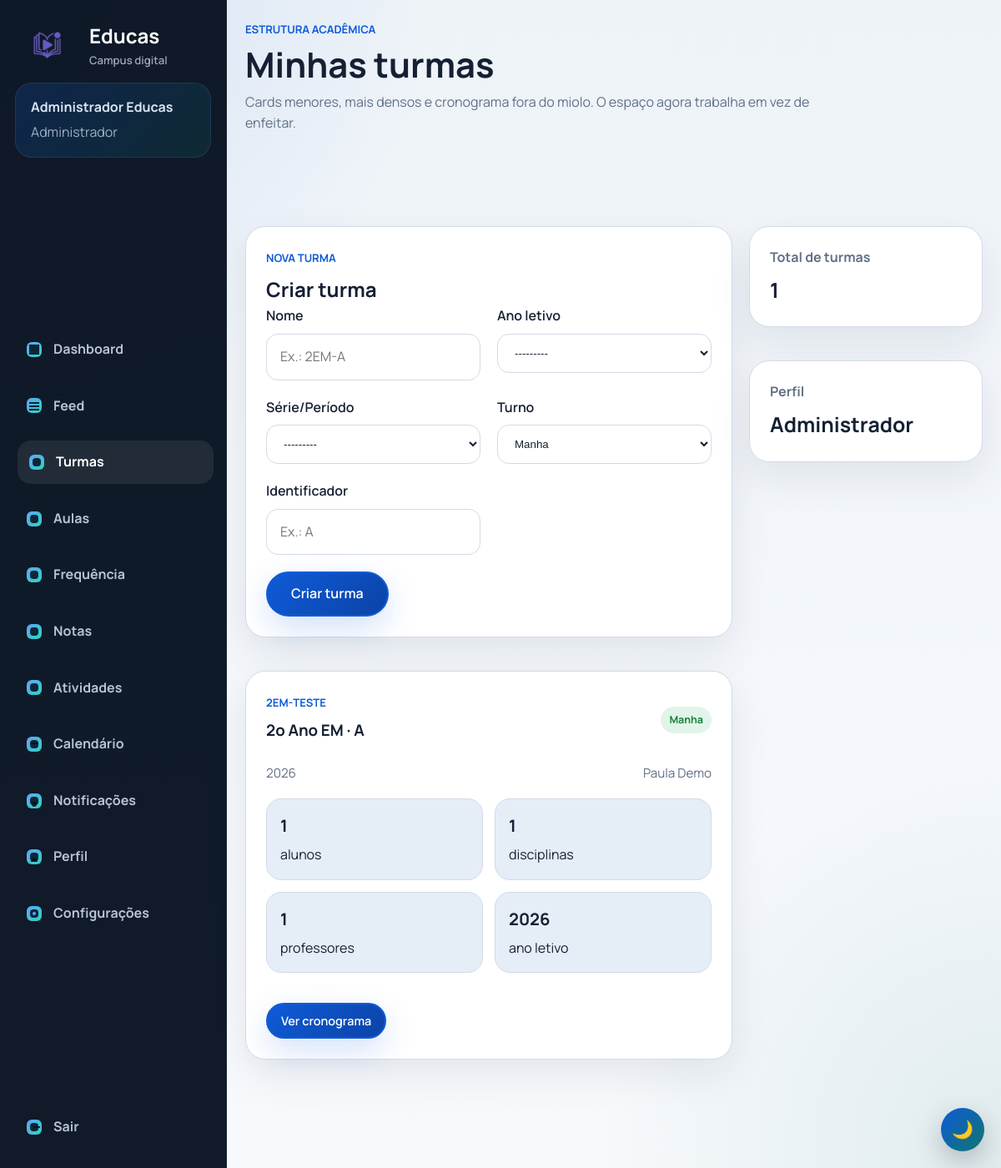
/turmas.html (signed in), run on the app's committed database.
### accounts/models.py (models this page shows, shortened)
class User(AbstractUser):
    class Role(models.TextChoices):
        ADMIN = "admin", "Administrador"
        TEACHER = "teacher", "Professor"
        STUDENT = "student", "Aluno"
    username = None
    first_name = models.CharField("nome", max_length=150)
    last_name = models.CharField("sobrenome", max_length=150, blank=True)
    email = models.EmailField(unique=True)
    role = models.CharField(max_length=20, choices=Role.choices, default=Role.STUDENT)
    is_verified = models.BooleanField(default=False)
    created_at = models.DateTimeField(auto_now_add=True)
    updated_at = models.DateTimeField(auto_now=True)
    USERNAME_FIELD = "email"
    REQUIRED_FIELDS = []
    objects = UserManager()
    class Meta:
        ordering = ["first_name", "email"]
    @property
    def full_name(self):
        return f"{self.first_name} {self.last_name}".strip()
    @property
    def role_label(self):
        return self.get_role_display()

### academics/models.py (models this page shows, shortened)
class Classroom(models.Model):
    class Shift(models.TextChoices):
        MORNING = "morning", "Manha"
        AFTERNOON = "afternoon", "Tarde"
        EVENING = "evening", "Noite"
        FULL_TIME = "full_time", "Integral"
    name = models.CharField(max_length=120)
    slug = models.SlugField(unique=True, blank=True)
    access_code = models.CharField(max_length=12, unique=True, default=generate_access_code, editable=False)
    school_year = models.PositiveIntegerField()
    academic_year = models.ForeignKey(
        AcademicYear,
        on_delete=models.PROTECT,
        related_name="classrooms",
        null=True,
        blank=True,
    )
    grade_level = models.ForeignKey(
        GradeLevel,
        on_delete=models.PROTECT,
        related_name="classrooms",
        null=True,
        blank=True,
    )
    section = models.CharField(max_length=20, blank=True)
    shift = models.CharField(max_length=20, choices=Shift.choices, default=Shift.MORNING)
    is_active = models.BooleanField(default=True)
    homeroom_teacher = models.ForeignKey(
        settings.AUTH_USER_MODEL,
        on_delete=models.SET_NULL,
        null=True,
        blank=True,
        related_name="homeroom_classrooms",
        limit_choices_to={"role": "teacher"},
    )
    created_by = models.ForeignKey(
        settings.AUTH_USER_MODEL,
        on_delete=models.SET_NULL,
        null=True,
        blank=True,
        related_name="created_classrooms",
    )
    subjects = models.ManyToManyField(Subject, through="ClassroomSubject", related_name="classrooms")
    class Meta:
        ordering = ["-school_year", "name"]
        constraints = [
            models.UniqueConstraint(fields=["name", "school_year", "section"], name="uniq_classroom_year_section")
        ]
        indexes = [
            models.Index(fields=["school_year", "is_active"]),
            models.Index(fields=["shift", "is_active"]),
            models.Index(fields=["slug"]),
            models.Index(fields=["access_code"]),
        ]

class GradeLevel(models.Model):
    class EducationStage(models.TextChoices):
        FUNDAMENTAL_I = "fundamental_i", "Ensino Fundamental I"
        FUNDAMENTAL_II = "fundamental_ii", "Ensino Fundamental II"
        HIGH_SCHOOL = "high_school", "Ensino Medio"
    code = models.CharField(max_length=20, unique=True)
    name = models.CharField(max_length=60, unique=True)
    stage = models.CharField(max_length=30, choices=EducationStage.choices)
    sequence = models.PositiveSmallIntegerField()
    is_active = models.BooleanField(default=True)
    class Meta:
        ordering = ["stage", "sequence", "name"]
    def __str__(self):
        return self.name

class AcademicYear(models.Model):
    year = models.PositiveIntegerField(unique=True)
    name = models.CharField(max_length=40, blank=True)
    starts_on = models.DateField(blank=True, null=True)
    ends_on = models.DateField(blank=True, null=True)
    is_active = models.BooleanField(default=True)
    class Meta:
        ordering = ["-year"]
    def __str__(self):
        return self.name

### core/views.py (the view, shortened to what this page needs)
# urls.py: path("turmas.html", views.turmas, name="turmas"),
@login_required
def turmas(request):
    classrooms = scoped_classrooms(request.user).select_related("academic_year", "grade_level", "homeroom_teacher").prefetch_related(
        "subjects",
        "classroom_subjects__teacher",
    ).annotate(
        student_count=Count("enrollments", filter=Q(enrollments__status=Enrollment.Status.APPROVED), distinct=True),
        subject_count=Count("subjects", distinct=True),
        teacher_count=Count("classroom_subjects__teacher", distinct=True),
    )
    create_form = ClassroomCreateForm(prefix="create")
    join_form = ClassroomJoinByCodeForm(prefix="join")
    for classroom in classrooms:
        classroom.homeroom_name = classroom.homeroom_teacher.full_name if classroom.homeroom_teacher else "Nao definido"
        classroom.view_schedule_url = reverse("core:classroom_schedule", args=[classroom.pk])
    return render(
        request,
        "core/turmas.html",
        {
            "classrooms": classrooms,
            "create_form": create_form,
            "join_form": join_form,
        },
    )

### academics/forms.py (shortened to what this page needs)
class ClassroomCreateForm(forms.ModelForm):
    class Meta:
        model = Classroom
        fields = ("name", "academic_year", "grade_level", "shift", "section")
        labels = {
            "name": "Nome da turma",
            "academic_year": "Ano letivo",
            "grade_level": "Serie/Periodo",
            "shift": "Turno",
            "section": "Identificador da turma",
        }
        widgets = {
            "name": forms.TextInput(attrs={"placeholder": "Ex.: 2EM-A"}),
            "section": forms.TextInput(attrs={"placeholder": "Ex.: A"}),
        }
    def __init__(self, *args, **kwargs):
        super().__init__(*args, **kwargs)
        self.fields["academic_year"].queryset = AcademicYear.objects.filter(is_active=True)
        self.fields["grade_level"].queryset = GradeLevel.objects.filter(is_active=True)

class ClassroomJoinByCodeForm(forms.Form):
    access_code = forms.CharField(max_length=12, label="Codigo de acesso")

### academics/models.py (called while the page is built)
def generate_access_code():
    alphabet = string.ascii_uppercase + string.digits
    return "".join(secrets.choice(alphabet) for _ in range(8))

### academics/services.py (called while the page is built)
def scoped_classrooms(user):
    if user.role == User.Role.ADMIN:
        return Classroom.objects.all()
    if user.role == User.Role.TEACHER:
        return Classroom.objects.filter(
            Q(homeroom_teacher=user) | Q(classroom_subjects__teacher=user)
        ).distinct()
    return Classroom.objects.filter(enrollments__student=user, enrollments__status="approved").distinct()

### templates/core/turmas.html (shortened to what this page needs)
{% extends "core/base_app.html" %}
{% block app_content %}
<div class="page-heading">
    <span class="page-kicker">Estrutura acadêmica</span>
    <h1>Minhas turmas</h1>
    <p>Cards menores, mais densos e cronograma fora do miolo. O espaço agora trabalha em vez de enfeitar.</p>
</div>
<section class="app-content-grid">
    <div class="app-content-primary">
        {% if request.user.role == 'admin' %}
        <div class="card">
            <div class="section-card-header">
                <div>
                    <span class="page-kicker">Nova turma</span>
                    <h2>Criar turma</h2>
                </div>
            </div>
            <form method="post" class="dashboard-grid">
                <div class="form-group">
                    <label for="{{ create_form.name.id_for_label }}">Nome</label>
                    {{ create_form.name }}
                </div>
                <div class="form-group">
                    <label for="{{ create_form.academic_year.id_for_label }}">Ano letivo</label>
                    {{ create_form.academic_year }}
                </div>
                <div class="form-group">
                    <label for="{{ create_form.grade_level.id_for_label }}">Série/Período</label>
                    {{ create_form.grade_level }}
                </div>
                <div class="form-group">
                    <label for="{{ create_form.shift.id_for_label }}">Turno</label>
                    {{ create_form.shift }}
                </div>
                <div class="form-group">
                    <label for="{{ create_form.section.id_for_label }}">Identificador</label>
                    {{ create_form.section }}
                </div>
                <div class="form-actions form-field-full">
                    <button type="submit" class="btn btn-primary">Criar turma</button>
                </div>
            </form>
        </div>
        {% endif %}
        <div class="assignment-card-grid assignment-card-grid-student">
            {% for classroom in classrooms %}
            <article class="card class-summary-card">
                <div class="assignment-overview-top">
                    <div>
                        <span class="page-kicker">{{ classroom.name }}</span>
                        <h3>{{ classroom.grade_level.name|default:classroom.name }}{% if classroom.section %} · {{ classroom.section }}{% endif %}</h3>
                    </div>
                    <span class="status-pill approved">{{ classroom.get_shift_display }}</span>
                </div>
                <div class="assignment-overview-meta">
                    <span>{{ classroom.academic_year.name|default:classroom.school_year }}</span>
                    <span>{{ classroom.homeroom_name }}</span>
                </div>
                <div class="class-summary-grid">
                    <div class="class-summary-item"><strong>{{ classroom.student_count }}</strong><span>alunos</span></div>
                    <div class="class-summary-item"><strong>{{ classroom.subject_count }}</strong><span>disciplinas</span></div>
                    <div class="class-summary-item"><strong>{{ classroom.teacher_count }}</strong><span>professores</span></div>
                    <div class="class-summary-item"><strong>{{ classroom.academic_year.name|default:classroom.school_year }}</strong><span>ano letivo</span></div>
                </div>
                <div class="card-actions">
                    <a href="{{ classroom.view_schedule_url }}" class="btn btn-primary btn-compact">Ver cronograma</a>
                </div>
            </article>
            {% empty %}
            <div class="empty-state">
                <strong>Sem turmas</strong>
                <p>Crie uma turma ou entre por código para começar.</p>
            </div>
            {% endfor %}
        </div>
    </div>
    <aside class="app-content-aside">
        <div class="dashboard-grid stats-grid">
            <article class="card stat-card">
                <span>Total de turmas</span>
                <strong>{{ classrooms|length }}</strong>
            </article>
            <article class="card stat-card">
                <span>Perfil</span>
                <strong>{{ request.user.get_role_display }}</strong>
            </article>
        </div>
    </aside>
</section>
{% endblock %}

### templates/core/base_app.html (shortened to what this page needs)
{% load static %}
<!DOCTYPE html>
<html lang="pt-br">
<head>
    <link rel="stylesheet" href="{% static 'css/style.css' %}">
</head>
<body class="app-page shell-page">
    <div class="app-shell">
        {% include "core/includes/app_sidebar.html" %}
        <div class="app-shell-body">
            <main class="app-shell-main">
                {% block app_content %}{% endblock %}
            </main>
        </div>
    </div>
</body>
</html>

### templates/core/includes/app_sidebar.html (shortened to what this page needs)
{% load static %}
<aside class="app-sidebar" data-app-sidebar>
    <div class="app-sidebar-top">
        <a href="{% url 'core:feed' %}" class="logo app-sidebar-logo">
            <img src="{% static 'img/logo.png' %}" alt="Logo Educas">
            <span>
                Educas
                <small>Campus digital</small>
            </span>
        </a>
        <div class="app-user-chip">
            <strong>{{ request.user.full_name|default:request.user.email }}</strong>
            <span>{{ request.user.role_label }}</span>
        </div>
    </div>
    <nav class="app-sidebar-nav" aria-label="Navegação principal">
        {% with current=request.resolver_match.url_name %}
        <a href="{% if request.user.role == 'teacher' %}{% url 'core:professor' %}{% elif request.user.role == 'student' %}{% url 'core:aluno' %}{% elif request.user.role == 'admin' %}{% url 'core:administrador' %}{% else %}{% url 'core:feed' %}{% endif %}" class="">
            <span class="nav-icon nav-icon-grid"></span>
            <span>Dashboard</span>
        </a>
        <a href="{% url 'core:feed' %}" class="{% if current == 'feed' %}active{% endif %}">
            <span class="nav-icon nav-icon-feed"></span>
            <span>Feed</span>
        </a>
        <a href="{% url 'core:turmas' %}" class="{% if current == 'turmas' or current == 'classroom_schedule' %}active{% endif %}">
            <span class="nav-icon nav-icon-classroom"></span>
            <span>Turmas</span>
        </a>
        {% if request.user.role == 'teacher' or request.user.role == 'admin' %}
        <a href="{% url 'core:aulas' %}" class="{% if current == 'aulas' or current == 'editar_aula' or current == 'lesson_attendance' %}active{% endif %}">
            <span class="nav-icon nav-icon-lesson"></span>
            <span>Aulas</span>
        </a>
        <a href="{% url 'core:attendance' %}" class="{% if current == 'attendance' %}active{% endif %}">
            <span class="nav-icon nav-icon-attendance"></span>
            <span>Frequência</span>
        </a>
        <a href="{% url 'core:grades_batch' %}" class="{% if current == 'grades_batch' %}active{% endif %}">
            <span class="nav-icon nav-icon-grade"></span>
            <span>Notas</span>
        </a>
        {% elif request.user.role == 'student' %}
        <a href="{% url 'core:notas' %}" class="{% if current == 'notas' %}active{% endif %}">
            <span class="nav-icon nav-icon-grade"></span>
            <span>Notas</span>
        </a>
        {% endif %}
        {% if request.user.role == 'teacher' %}
        <a href="{% url 'core:assignment_list' %}" class="{% if current == 'assignment_list' or current == 'assignment_create' or current == 'assignment_edit' or current == 'assignment_detail' %}active{% endif %}">
            <span class="nav-icon nav-icon-activity"></span>
            <span>Atividades</span>
        </a>
        {% else %}
        <a href="{% url 'core:student_assignments' %}" class="{% if current == 'student_assignments' or current == 'student_assignment_detail' %}active{% endif %}">
            <span class="nav-icon nav-icon-activity"></span>
            <span>Atividades</span>
        </a>
        {% endif %}
        <a href="{% url 'core:calendario' %}" class="{% if current == 'calendario' %}active{% endif %}">
            <span class="nav-icon nav-icon-calendar"></span>
            <span>Calendário</span>
        </a>
        <a href="{% url 'core:notifications' %}" class="{% if current == 'notifications' %}active{% endif %}">
            <span class="nav-icon nav-icon-notification"></span>
            <span>Notificações</span>
        </a>
        <a href="{% url 'core:perfil' %}" class="{% if current == 'perfil' %}active{% endif %}">
            <span class="nav-icon nav-icon-profile"></span>
            <span>Perfil</span>
        </a>
        <a href="{% url 'core:perfil' %}">
            <span class="nav-icon nav-icon-settings"></span>
            <span>Configurações</span>
        </a>
        {% endwith %}
    </nav>
    <div class="app-sidebar-bottom">
        <a href="{% url 'core:logout' %}" class="app-logout-link">
            <span class="nav-icon nav-icon-logout"></span>
            <span>Sair</span>
        </a>
    </div>
</aside>

### data on the page
User: user.full_name "Administrador Educas", user.role_label "Administrador", user.role "Administrador"
Classroom: name "2EM-TESTE", grade_level.name "2o Ano EM", section "A", shift "Manha", academic_year.name "2026", homeroom_name "Paula Demo", student_count "1", subject_count "1", teacher_count "1"

### other printed values
{{ classrooms|length }} "1"
